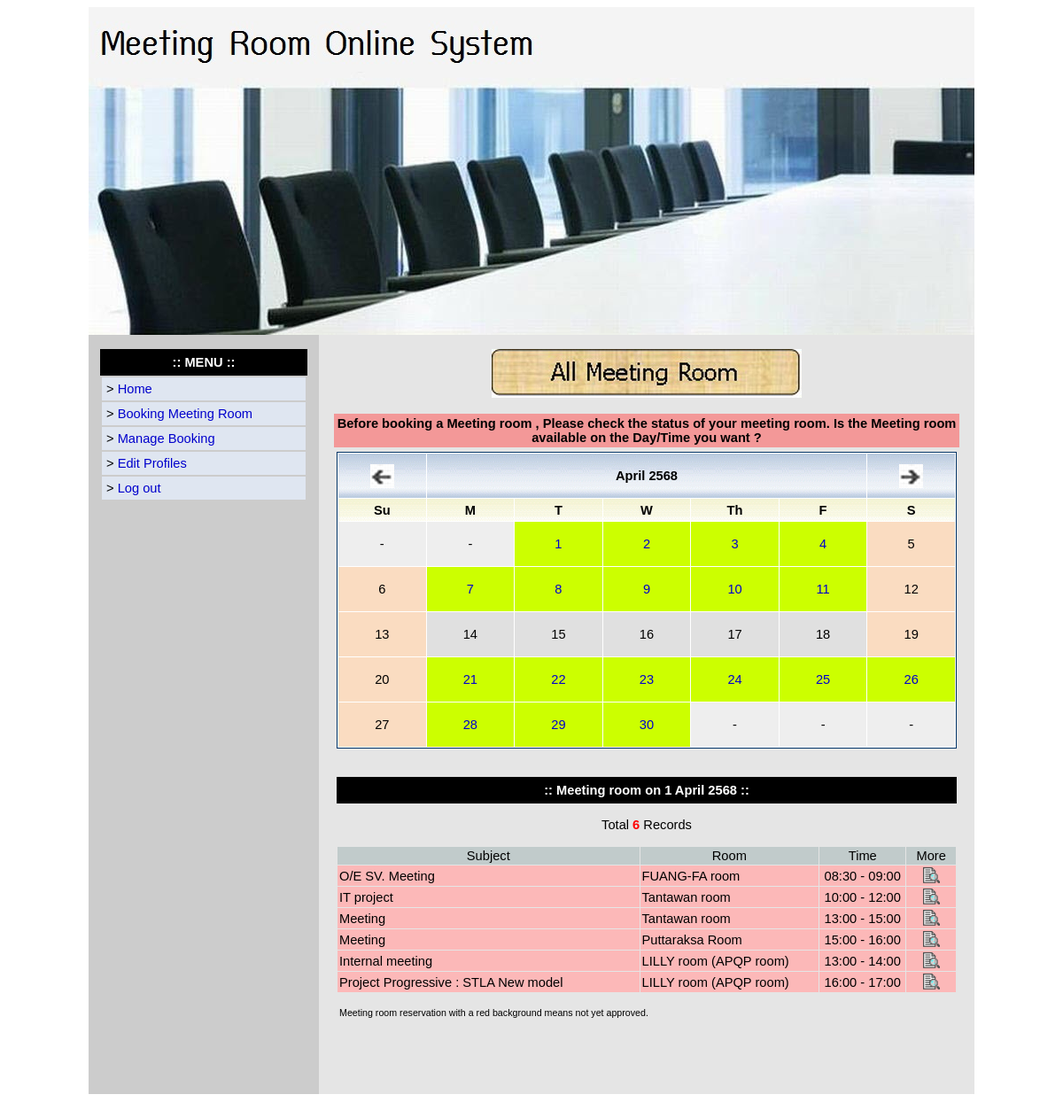
Screenshot of /user/index.php?month=4&year=2025&date=2025-4-1 (signed in) with the database file from the repository.
### tables this page shows
CREATE TABLE `booking_tb` (
  `id` int(5) NOT NULL,
  `subject` varchar(200) NOT NULL,
  `header` varchar(200) NOT NULL,
  `nummeeting` varchar(10) NOT NULL,
  `room_id` varchar(5) NOT NULL,
  `booking_date` date NOT NULL,
  `time_start` time NOT NULL,
  `time_end` time NOT NULL,
  `checktool` text,
  `checkfood` text,
  `department` varchar(200) NOT NULL,
  `person_meeting` text NOT NULL,
  `remark` text NOT NULL,
  `username` varchar(100) NOT NULL,
  `datetime_send` varchar(50) NOT NULL,
  `booking_status` varchar(50) NOT NULL,
  `txt_tmp1` text,
  `txt_tmp2` text
);

CREATE TABLE `room_tb` (
  `id` int(5) NOT NULL,
  `room_name` varchar(200) NOT NULL,
  `room_pic` varchar(100) NOT NULL,
  `room_address` varchar(500) NOT NULL,
  `total_seat` varchar(10) NOT NULL,
  `response_name` varchar(200) NOT NULL,
  `department` varchar(200) NOT NULL,
  `tel` varchar(200) NOT NULL,
  `remarks` varchar(500) NOT NULL
);

### function.php (called while the page is built, shortened)
<?php
function DateThai($strDate)
{
     $strYear = date("Y",strtotime($strDate))+543;
     $strMonth= date("n",strtotime($strDate));
     $strDay= date("j",strtotime($strDate));
     $strMonthCut = Array("","January","February","March","April","May","June","July","August","September","October","November","December");
     $strMonthThai=$strMonthCut[$strMonth];
     return "$strDay $strMonthThai $strYear";
}
function convert_time($time_tmp)
{
     if($time_tmp != ""){
          $time_tmp_arr = explode(":",$time_tmp);
          $str_return = $time_tmp_arr[0].":".$time_tmp_arr[1];
     }
     else
     {
          $str_return = "";
     }
     return $str_return;
}
?>

### user/index.php (the view, shortened to what this page needs)
<?php
include "../function.php";
?>
<!DOCTYPE html PUBLIC "-//W3C//DTD XHTML 1.0 Transitional//EN" "http://www.w3.org/TR/xhtml1/DTD/xhtml1-transitional.dtd">
<html xmlns="http://www.w3.org/1999/xhtml">
<head>
</head>
<body>
<center>
<table border="0" cellpadding="0" cellspacing="0" width="1000">
  <tbody><tr>
    <td>
<table class="bottom_border" border="0" cellpadding="0" cellspacing="0" width="100%">
  <tbody>
  <tr>
      <td align="center"><img src="../images/meeting_header.jpg"></td>
  </tr>
</tbody>
</table>
</td>
  </tr>
  <tr>
    <td><table border="0" cellpadding="0" cellspacing="0" width="100%">
      <tbody><tr>
        <td class="right_border" bgcolor="#CCCCCC" valign="top" width="15%"><table border="0" cellpadding="0" cellspacing="0" width="260">
          <tbody><tr>
            <td>&nbsp;</td>
          </tr>
          <tr>
            <td>
<table border="0" cellpadding="0" cellspacing="0" width="100%">
  <tbody><tr>
    <td>
<table align="center" border="0" cellpadding="0" cellspacing="0" width="90%">
      <tbody>
        <tr>
        <td bgcolor="#000000" height="30" align="center"><font color="#FFFFFF"><b>:: MENU ::</b></font></td>
        </tr>
      <tr>
        <td><table align="center" border="0" cellpadding="5" cellspacing="2" width="100%">
          <tbody>
          <tr>
            <td bgcolor="#DFE6F1"><div align="left">&gt <a href="index.php">Home</a></div></td>
          </tr>
          <tr>
            <td bgcolor="#DFE6F1"><div align="left">&gt <a href="booking_room.php">Booking Meeting Room</a></div></td>
          </tr>
          <tr>
            <td bgcolor="#DFE6F1"><div align="left">&gt <a href="manage_booking.php">Manage Booking</a></div></td>
          </tr>
          <tr>
            <td bgcolor="#DFE6F1"><div align="left">&gt <a href="edit_profile.php">Edit Profiles</a></div></td>
          </tr>
          <tr>
            <td bgcolor="#DFE6F1"><div align="left">&gt <a href="../logout.php">Log out</a></div></td>
          </tr>
        </tbody></table></td>
        </tr>
    </tbody>
</table>
    </td>
  </tr>
  <tr>
    <td>&nbsp;</td>
  </tr>
</tbody></table>
</td>
          </tr>
        </tbody></table></td>
        <td bgcolor="#E5E5E5" valign="top" width="85%"><table align="center" border="0" cellpadding="0" cellspacing="0" width="95%">
          <tbody>
          <tr>
            <td>&nbsp;</td>
          </tr>
          <tr>
            <td>
<center>
<a href="../show_all_room.php" onclick="NewWindow(this.href,'show_tuple','700','500','yes');return false"><img src="../images/all_room_label.jpg" border="0"></a>
</center>
<br>
            </td>
          </tr>
          <tr>
            <td>
<table width="99%" border="0" align="center" cellpadding="3" cellspacing="2">
  <tr>
    <td bgcolor="#F39898" height="30" align="center"><font color="#000000"><b>Before booking a Meeting room , Please check the status of your meeting room. Is the Meeting room available on the Day/Time you want ?</b></font></td>
  </tr>
  <tr>
    <td align="center">
<?php
include "calendar.php";
?>
    </td>
  </tr>
  <tr>
    <td>&nbsp;</td>
  </tr>
  <tr>
    <td align="center">
            <table border="0" cellpadding="0" cellspacing="0" width="100%">
              <tbody>
<?php
if($date != "")
{
?>
              <tr>
                <td align="center" bgcolor="#000000" height="30"><font color="#FFFFFF"><b>:: Meeting room on <?php echo DateThai($date); ?> ::</b></font></td>
              </tr>
              <tr>
                <td>&nbsp;</td>
              </tr>
              <tr>
                <td>
<?php
$strSQL = "SELECT * FROM booking_tb WHERE booking_date = '$date' ORDER BY room_id,time_start";
$result = mysql_query($strSQL);
$total_login = mysql_num_rows($result);
?>
                  <div align="center">Total <font color="red"><b><?php echo $total_login; ?></b></font> Records</div><br>
	<table bordercolorlight="#999999" bordercolordark="#FFFFFF" align="center" border="0" bordercolor="#FFFFFF" cellpadding="2" cellspacing="1" height="25" width="100%">
                    <tbody>
                     <tr bgcolor="#C1CBCB">
                      <td width="49%" align="center">Subject</td>
                      <td width="29%" align="center">Room</td>
                      <td width="14%" align="center">Time</td>
                      <td width="8%" align="center">More</td>
                    </tr>
<?php
While($row = mysql_fetch_array($result)){
$room_id = $row['room_id'];
$strSQL_tmp = "SELECT * FROM room_tb WHERE id = '$room_id'";
$result_tmp = mysql_query($strSQL_tmp);
$row_tmp = mysql_fetch_array($result_tmp);
$room_name = $row_tmp['room_name'];
?>
                     <tr bgcolor="<?php if($row['booking_status'] == "NOT_ACTIVE") echo "#FCB8B8"; else echo "#F2F5F5"; ?>">
                      <td align="left"><?php echo $row['subject']; ?></td>
                      <td align="left"><?php echo $room_name; ?></td>
                      <td align="center"><?php echo convert_time($row['time_start']); ?> - <?php echo convert_time($row['time_end']); ?></td>
                      <td align="center"><a href="../show_details.php?id=<?php echo $row['id'];?>" onclick="NewWindow(this.href,'show_tuple','700','500','yes');return false"><img src="../images/view_icon.gif" width="19" border="0"></a></td>
                    </tr>
<?php
}
?>
                     <tr>
                      <td align="left" colspan="4" height="40"><small>Meeting room reservation with a red background means not yet approved.</small></td>
                    </tr>
                    </tbody>
	</table>
                </td>
              </tr>
              <tr>
                <td>&nbsp;</td>
              </tr>
<?php
}
?>
                  </tbody>
	</table>
    </td>
  </tr>
</table>
<br></td>
          </tr>
          <tr>
            <td>&nbsp;</td>
          </tr>
          <tr>
            <td>&nbsp;</td>
          </tr>
        </tbody></table></td>
      </tr>
      <tr>
        <td colspan="2">
<table border="0" cellpadding="0" cellspacing="0" height="10" width="100%">
  <tbody><tr>
    <td></td>
  </tr>
</tbody>
</table>
</td>
        </tr>
    </tbody></table></td>
  </tr>
</tbody></table>
</center>
</body>
</html>

### user/index.php (style rules this page uses)
A:link { color: #0000cc; text-decoration:none }
b { font-family: Arial, Helvetica, sans-serif; font-size: 11pt; }
font, td { font-family: Arial, Helvetica, sans-serif; font-size: 11pt; }
BODY { font-size: 9pt; font-family: Arial, Helvetica, sans-serif; }

### rows the page displays
booking_tb: subject "O/E SV. Meeting", room_tb.room_name "FUANG-FA room", time_start "08:30", time_end "09:00"
booking_tb: subject "IT project", room_tb.room_name "Tantawan room", time_start "10:00", time_end "12:00"
booking_tb: subject "Meeting", room_tb.room_name "Tantawan room", time_start "13:00", time_end "15:00"
booking_tb: subject "Meeting", room_tb.room_name "Puttaraksa Room", time_start "15:00", time_end "16:00"
booking_tb: subject "Internal meeting", room_tb.room_name "LILLY room (APQP room)", time_start "13:00", time_end "14:00"
booking_tb: subject "Project Progressive : STLA New model", room_tb.room_name "LILLY room (APQP room)", time_start "16:00", time_end "17:00"

### other values shown
$header "April 2568"
$this->dayNames[($this->startDay)%7] "Su"
$this->dayNames[($this->startDay+1)%7] "M"
$this->dayNames[($this->startDay+2)%7] "T"
$this->dayNames[($this->startDay+3)%7] "W"
$this->dayNames[($this->startDay+4)%7] "Th"
$this->dayNames[($this->startDay+5)%7] "F"
$this->dayNames[($this->startDay+6)%7] "S"
DateThai($date) "1 April 2568"
$total_login "6"
